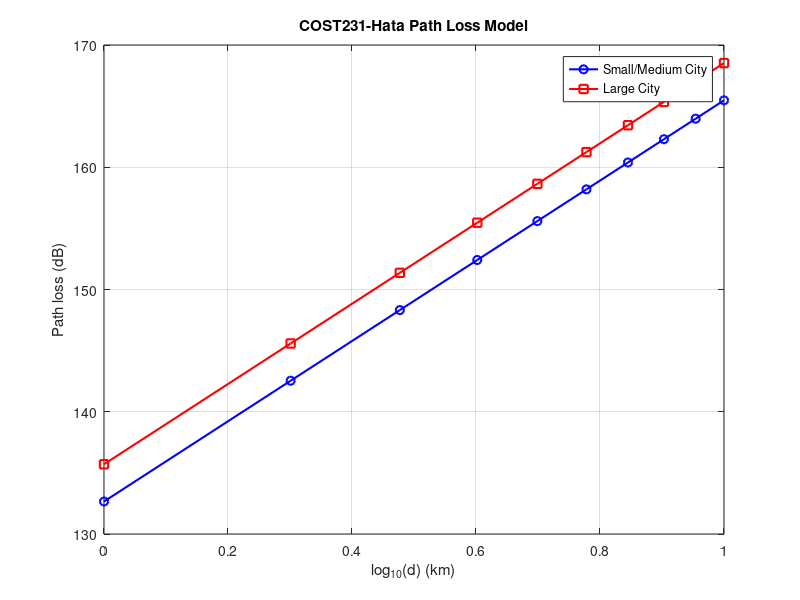

Here is the MATLAB script that generated this plot:
clc;
clear;

% Parameters
fc = 2000;        % Carrier frequency (MHz)
hb = 70;          % Base station antenna height (m)
hm = 1.5;         % Mobile station antenna height (m)
d = 1:10;         % Distance between transmitter and receiver (km)

% Mobile antenna correction factor for small/medium-sized cities
a_hm_small = (1.1*log10(fc) - 0.7)*hm - (1.56*log10(fc) - 0.8);

% Mobile antenna correction factor for large cities
if fc <= 200
    a_hm_large = 8.29*(log10(1.54*hm))^2 - 1.1;
else
    a_hm_large = 3.2*(log10(11.75*hm))^2 - 4.97;
end

% COST-231 Hata path loss model for small/medium-sized cities
C_small = 0; % Correction factor for small/medium city
PL_small = 46.3 + 33.9*log10(fc) - 13.82*log10(hb) - a_hm_small + ...
           (44.9 - 6.55*log10(hb))*log10(d) + C_small;

% COST-231 Hata path loss model for large cities
C_large = 3; % Correction factor for large city
PL_large = 46.3 + 33.9*log10(fc) - 13.82*log10(hb) - a_hm_large + ...
           (44.9 - 6.55*log10(hb))*log10(d) + C_large;

% Plotting
figure;
plot(log10(d), PL_small, 'b-o','LineWidth',1.5); hold on;
plot(log10(d), PL_large, 'r-s','LineWidth',1.5);
grid on;
xlabel('log_{10}(d) (km)');    % X-axis: log distance
ylabel('Path loss (dB)');     % Y-axis: path loss in dB
title('COST231-Hata Path Loss Model');
legend('Small/Medium City','Large City','Location','best');
